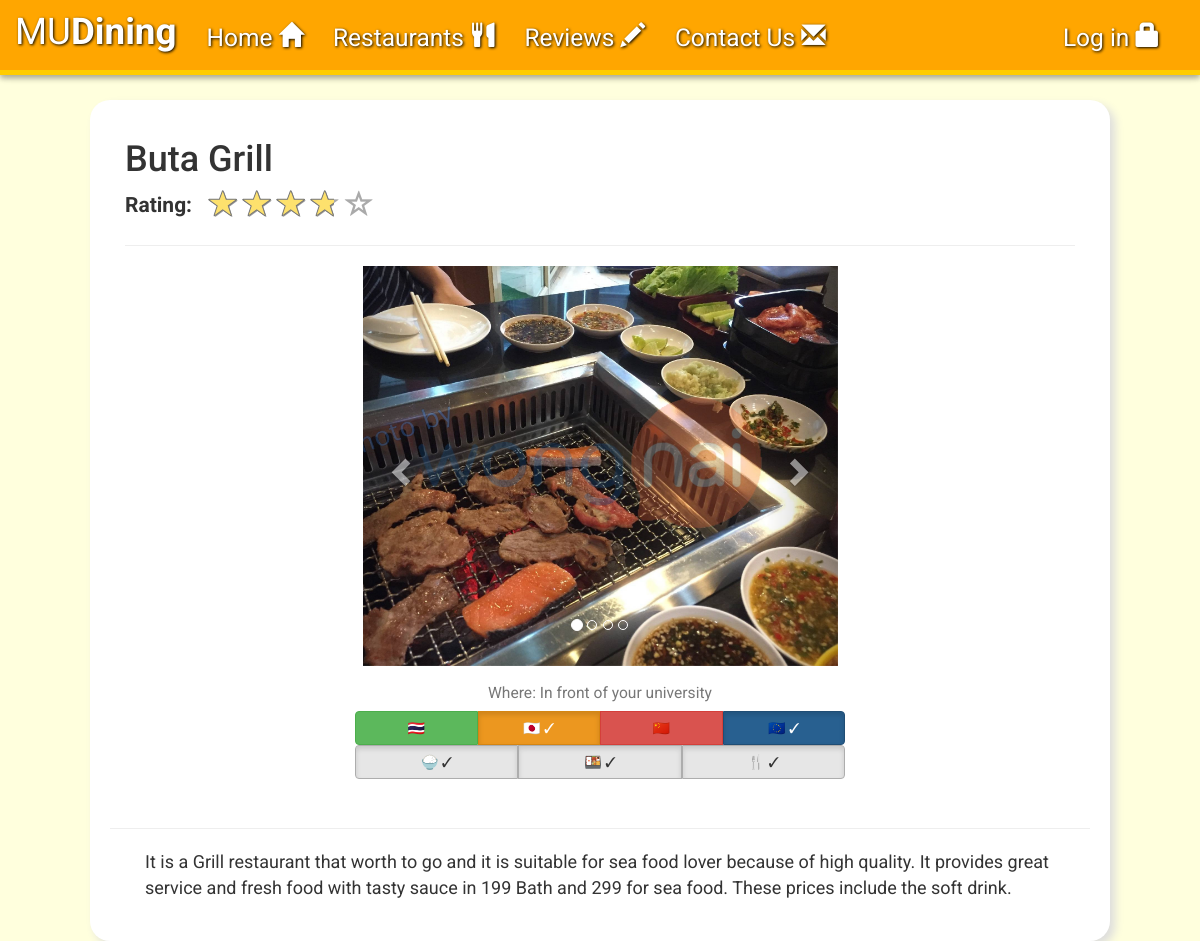
/view-restaurant.php?id=8, run on the app's committed database.
### tables this page shows
CREATE TABLE `restaurant` (
  `RestaurantID` int(11) NOT NULL,
  `Name` varchar(255) NOT NULL,
  `MinPrice` int(11) NOT NULL,
  `MaxPrice` int(11) DEFAULT NULL,
  `Location` varchar(255) NOT NULL,
  `Type` varchar(255) NOT NULL,
  `OpenTime` double NOT NULL,
  `CloseTime` double NOT NULL,
  `Promotion` varchar(255) DEFAULT NULL,
  `Description` text NOT NULL
);

### dbconnect.php (called while the page is built, shortened)
<?php
  function _imgurl($id, $subid) {
    $imgname = sprintf("%04d", $id);
    $imgurl = "Picture/".$imgname.'/'.$imgname.'-'.$subid.'.jpg';
    return $imgurl;
  }
?>

### view-restaurant.php (the view, shortened to what this page needs)
<?php
  include_once('dbconnect.php');
  $ID = $_GET['id'];
  $res = mysqli_fetch_assoc(mysqli_query($con, "select * from restaurant where RestaurantID = '$ID' LIMIT 1")) or header('Location: index.php');
?>
<html>
<head>
  <link href="assets/css/star-rating.css" media="all" rel="stylesheet" type="text/css" />
  <link rel="stylesheet" type="text/css" href="assets/css/view-restaurant.css" />
  <link rel="stylesheet" type="text/css" href="assets/css/checkbox.css" />
</head>
<body>
  <?php include_once("navbar.php"); ?>
  <div id="wrapper" class="container" style="width:85%;">
    <div class="container" style="width:100%;">
      <h1>
        <?php echo $res['Name']; ?>
      </h1>
      <div class='row'>
        <div class='col-lg-1 hidden-sm hidden-md hidden-xs'>
          <label id='avrLabel'>Rating:</label>
        </div>
        <div class='col-lg-5'>
        </div>
      </div>
      <hr/>
      <div>
        <div id="carousel" class="carousel slide" data-ride="carousel">
        <ol class="carousel-indicators">
          <li data-target="#carousel" data-slide-to="0" class="active"></li>
          <li data-target="#carousel" data-slide-to="1"></li>
          <li data-target="#carousel" data-slide-to="2"></li>
          <li data-target="#carousel" data-slide-to="3"></li>
        </ol>
        <div class="carousel-inner" role="listbox">
          <?php
            for ($i = 1; $i <= 4; $i++) {
              echo '<div class=';
              if ($i == 1)
                echo '"item active"';
              else
                echo '"item"';
              echo '><img src='._imgurl($ID, $i).' onerror="imgerror(this);"/>';
              echo '</div>';
            }
          ?>
        </div>
        <a class="left carousel-control" href="#carousel" role="button" data-slide="prev">
          <span class="glyphicon glyphicon-chevron-left" aria-hidden="true"></span>
        </a>
        <a class="right carousel-control" href="#carousel" role="button" data-slide="next">
          <span class="glyphicon glyphicon-chevron-right" aria-hidden="true"></span>
        </a>
      </div>
      <div class="row text-center">
        <h3><small>
        <?php
          $location = "";
          switch ($res['Location']) {
            case "F":
              $location = "In front of your university"; break;
          }
          echo 'Where: '.$location;
        ?>
      </small></h3>
      </div>
      <?php include('food-type.php'); ?>
      <div class="row text-center page-header">
      </div>
      <div class="row" id="description">
        <?php echo $res['Description']; ?>
      </div>
      </div>
    </div>
  </div>
</body>
</html>

### assets/css/view-restaurant.css (style rules this page uses)
.carousel-inner>.item>img, .carousel-inner>.item>a>img { width: 100%; height: 50vh; object-fit: cover; overflow: hidden; }
#avrLabel { font-size: 1.5em; }
#carousel { width: 50%; min-width: 400px; margin: auto; }
#description { margin: 20px; font-size: large; }

### assets/css/style.css (style rules this page uses)
body { font-family: 'Roboto', sans-serif; background-color: #ffffdd; margin: 0; padding: 0; }
.container { opacity: 0; transition: opacity 1s; }
.container-loaded { opacity: 1; }
#wrapper { margin: 100px auto auto auto; width: 55%; padding: 20px; background-color: #ffffff; border-radius: 20px; box-shadow: 5px 5px 10px #ddd; min-width: 450px; }

### data on the page
restaurant: Name "Buta Grill", Location "In front of your university", Description "It is a Grill restaurant that worth to go and it is suitable for sea food lover because of high quality. It provides great service and fresh food with tasty sauce in 199 Bath and 299 for sea food. These prices include the soft drink."
